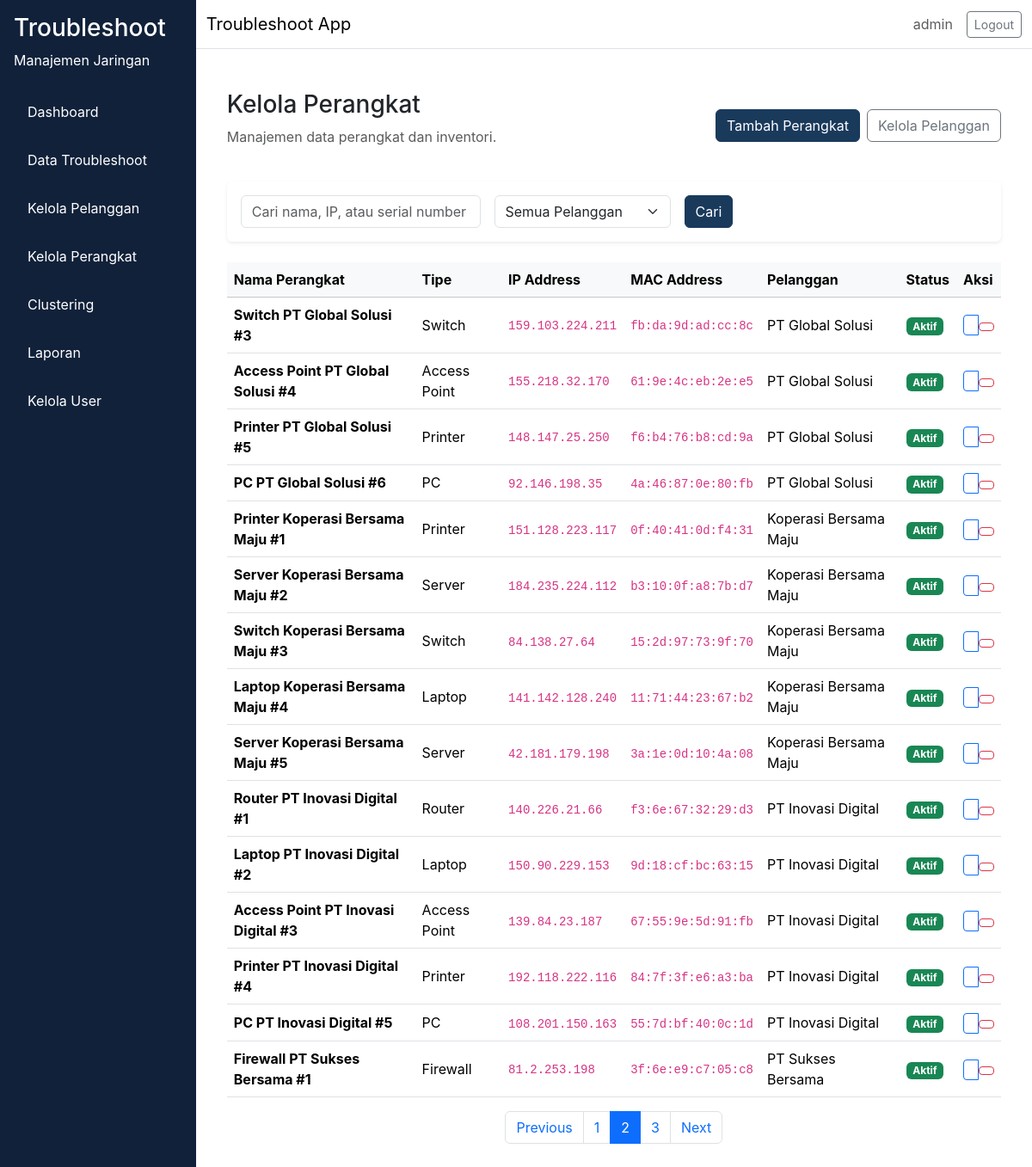
Page /pelanggan/perangkat?page=2&search=&pelanggan= (signed in) on the committed database.
### app/models/user.py (models this page shows, shortened)
class User(db.Model, UserMixin):
    __tablename__ = "user"
    id = db.Column(db.Integer, primary_key=True)
    username = db.Column(db.String(64), unique=True, nullable=False)
    email = db.Column(db.String(120), unique=True, nullable=False)
    password_hash = db.Column(db.String(256), nullable=False)
    role = db.Column(db.Enum(RoleEnum), nullable=False, default=RoleEnum.teknisi)
    created_at = db.Column(db.DateTime, server_default=db.func.now(), nullable=False)
    is_active = db.Column(db.Boolean, default=True, nullable=False)

### app/models/perangkat.py (models this page shows, shortened)
class Perangkat(db.Model):
    __tablename__ = "perangkat"
    id = db.Column(db.Integer, primary_key=True)
    nama = db.Column(db.String(150), nullable=False)
    ip_address = db.Column(db.String(50), nullable=True)
    mac_address = db.Column(db.String(50), nullable=True)
    location_code = db.Column(db.String(50), nullable=True)
    tipe = db.Column(db.String(100), nullable=False)  # PC, Laptop, Printer, Server, etc
    serial_number = db.Column(db.String(100), nullable=True)
    status = db.Column(db.String(50), nullable=False, default="Aktif")  # Aktif, Nonaktif, Service
    keterangan = db.Column(db.Text, nullable=True)
    pelanggan_id = db.Column(db.Integer, db.ForeignKey("pelanggan.id"), nullable=False)
    created_at = db.Column(db.DateTime, server_default=db.func.now(), nullable=False)
    updated_at = db.Column(db.DateTime, server_default=db.func.now(), onupdate=db.func.now(), nullable=False)
    troubleshoots = db.relationship("Troubleshoot", backref="perangkat_ref", lazy="dynamic")

### app/models/pelanggan.py (models this page shows, shortened)
class Pelanggan(db.Model):
    __tablename__ = "pelanggan"
    id = db.Column(db.Integer, primary_key=True)
    nama = db.Column(db.String(150), nullable=False, unique=True)
    kontak = db.Column(db.String(20), nullable=False)
    email = db.Column(db.String(120), nullable=True)
    lokasi = db.Column(db.String(255), nullable=False)
    departemen = db.Column(db.String(100), nullable=True)
    alamat = db.Column(db.Text, nullable=True)
    created_at = db.Column(db.DateTime, server_default=db.func.now(), nullable=False)
    updated_at = db.Column(db.DateTime, server_default=db.func.now(), onupdate=db.func.now(), nullable=False)
    perangkats = db.relationship("Perangkat", backref="pelanggan", lazy="dynamic", cascade="all, delete-orphan")
    troubleshoots = db.relationship("Troubleshoot", backref="pelanggan_ref", lazy="dynamic", cascade="all, delete-orphan")

### app/routes/pelanggan.py (the view)
@pelanggan_bp.route("/perangkat")
def perangkat_index():
    page = request.args.get("page", 1, type=int)
    search = request.args.get("search", "", type=str).strip()
    pelanggan_filter = request.args.get("pelanggan", "", type=str)
    query = Perangkat.query
    if search:
        query = query.filter(
            Perangkat.nama.ilike(f"%{search}%") |
            Perangkat.ip_address.ilike(f"%{search}%") |
            Perangkat.serial_number.ilike(f"%{search}%")
        )
    if pelanggan_filter:
        query = query.filter_by(pelanggan_id=pelanggan_filter)
    pagination = query.order_by(Perangkat.created_at.desc()).paginate(page=page, per_page=15)
    pelanggan_list = Pelanggan.query.all()
    return render_template(
        "pelanggan/perangkat_index.html",
        pagination=pagination,
        search=search,
        pelanggan_filter=pelanggan_filter,
        pelanggan_list=pelanggan_list,
    )

### app/__init__.py (called while the page is built)
def load_user(user_id):
    return User.query.get(int(user_id))

### app/routes/pelanggan.py (called while the page is built)
@pelanggan_bp.before_request
@login_required
def check_admin_manajer():
    if current_user.role.value not in ["admin", "manajer"]:
        flash("Anda tidak memiliki akses ke halaman ini.", "danger")
        return redirect(url_for("troubleshoot.index"))

### app/templates/pelanggan/perangkat_index.html (shortened to what this page needs)
{% extends "base.html" %}
{% block content %}
<div class="container-fluid">
  <div class="d-flex flex-column flex-md-row align-items-md-center justify-content-between mb-4 gap-3">
    <div>
      <h1 class="h3">Kelola Perangkat</h1>
      <p class="text-muted">Manajemen data perangkat dan inventori.</p>
    </div>
    <div class="d-flex gap-2">
      <a href="{{ url_for('pelanggan.perangkat_tambah') }}" class="btn btn-primary">Tambah Perangkat</a>
      <a href="{{ url_for('pelanggan.index') }}" class="btn btn-outline-secondary">Kelola Pelanggan</a>
    </div>
  </div>
  <div class="card shadow-sm p-3 mb-4">
    <form method="GET" class="row g-3 align-items-center">
      <div class="col-md-4">
        <input type="text" name="search" class="form-control" placeholder="Cari nama, IP, atau serial number" value="{{ search }}">
      </div>
      <div class="col-md-3">
        <select class="form-select" name="pelanggan">
          <option value="">Semua Pelanggan</option>
        </select>
      </div>
      <div class="col-md-auto">
        <button type="submit" class="btn btn-primary">Cari</button>
      </div>
    </form>
  </div>
  <div class="table-responsive">
    <table class="table table-hover align-middle">
      <thead class="table-light">
        <tr>
          <th>Nama Perangkat</th>
          <th>Tipe</th>
          <th>IP Address</th>
          <th>MAC Address</th>
          <th>Pelanggan</th>
          <th>Status</th>
          <th>Aksi</th>
        </tr>
      </thead>
      <tbody>
        {% if pagination.items %}
          {% for item in pagination.items %}
          <tr>
            <td><strong>{{ item.nama }}</strong></td>
            <td>{{ item.tipe }}</td>
            <td><code>{{ item.ip_address or '-' }}</code></td>
            <td><code>{{ item.mac_address or '-' }}</code></td>
            <td>{{ item.pelanggan.nama }}</td>
            <td>
              <span class="badge bg-{% if item.status == 'Aktif' %}success{% elif item.status == 'Nonaktif' %}danger{% else %}warning{% endif %}">
                {{ item.status }}
              </span>
            </td>
            <td>
              <div class="btn-group btn-group-sm" role="group">
                <a href="{{ url_for('pelanggan.perangkat_edit', id=item.id) }}" class="btn btn-outline-primary" title="Edit">
                </a>
                <form method="POST" action="{{ url_for('pelanggan.perangkat_hapus', id=item.id) }}" onsubmit="return confirm('Hapus perangkat ini?');" style="display: inline;">
                  <button type="submit" class="btn btn-sm btn-outline-danger" title="Delete">
                  </button>
                </form>
              </div>
            </td>
          </tr>
          {% endfor %}
        {% else %}
          <tr>
            <td colspan="7" class="text-center text-muted py-4">Tidak ada data perangkat.</td>
          </tr>
        {% endif %}
      </tbody>
    </table>
  </div>
  {% if pagination.pages > 1 %}
  <nav aria-label="Page navigation">
    <ul class="pagination justify-content-center">
      {% if pagination.has_prev %}
      <li class="page-item">
        <a class="page-link" href="{{ url_for('pelanggan.perangkat_index', page=pagination.prev_num, search=search, pelanggan=pelanggan_filter) }}">Previous</a>
      </li>
      {% endif %}
      {% for page_num in pagination.iter_pages() %}
        {% if page_num %}
          {% if page_num == pagination.page %}
          <li class="page-item active"><span class="page-link">{{ page_num }}</span></li>
          {% else %}
          <li class="page-item"><a class="page-link" href="{{ url_for('pelanggan.perangkat_index', page=page_num, search=search, pelanggan=pelanggan_filter) }}">{{ page_num }}</a></li>
          {% endif %}
        {% endif %}
      {% endfor %}
      {% if pagination.has_next %}
      <li class="page-item">
        <a class="page-link" href="{{ url_for('pelanggan.perangkat_index', page=pagination.next_num, search=search, pelanggan=pelanggan_filter) }}">Next</a>
      </li>
      {% endif %}
    </ul>
  </nav>
  {% endif %}
</div>
{% endblock %}

### app/templates/base.html (shortened to what this page needs)
<!doctype html>
<html lang="en">
  <head>
    <link href="https://cdn.jsdelivr.net/npm/bootstrap@5.3.2/dist/css/bootstrap.min.css" rel="stylesheet">
    <link rel="stylesheet" href="{{ url_for('static', filename='css/style.css') }}">
  </head>
  <body>
    <div class="d-flex min-vh-100 bg-light">
      {% if current_user.is_authenticated %}
      <nav class="sidebar p-3">
        <div class="sidebar-header mb-4 text-white">
          <h3>Troubleshoot</h3>
          <p>Manajemen Jaringan</p>
        </div>
        <ul class="nav flex-column">
          <li class="nav-item mb-2">
            <a class="nav-link text-white" href="{{ url_for('dashboard.index') }}">Dashboard</a>
          </li>
          {% if current_user.role.value == 'teknisi' %}
            <li class="nav-item mb-2">
              <a class="nav-link text-white" href="{{ url_for('troubleshoot.my_tasks') }}">Task Saya</a>
            </li>
          {% else %}
            <li class="nav-item mb-2">
              <a class="nav-link text-white" href="{{ url_for('troubleshoot.index') }}">Data Troubleshoot</a>
            </li>
            <li class="nav-item mb-2">
              <a class="nav-link text-white" href="{{ url_for('pelanggan.index') }}">Kelola Pelanggan</a>
            </li>
            <li class="nav-item mb-2">
              <a class="nav-link text-white" href="{{ url_for('pelanggan.perangkat_index') }}">Kelola Perangkat</a>
            </li>
            {% if current_user.role.value in ['admin', 'manajer'] %}
            <li class="nav-item mb-2">
              <a class="nav-link text-white" href="{{ url_for('clustering.index') }}">Clustering</a>
            </li>
            {% endif %}
            <li class="nav-item mb-2">
              <a class="nav-link text-white" href="{{ url_for('laporan.index') }}">Laporan</a>
            </li>
          {% endif %}
          {% if current_user.role.value == 'admin' %}
          <li class="nav-item mb-2">
            <a class="nav-link text-white" href="{{ url_for('admin.users') }}">Kelola User</a>
          </li>
          {% endif %}
        </ul>
      </nav>
      {% endif %}
      <div class="flex-grow-1 d-flex flex-column">
        <nav class="navbar navbar-expand-lg navbar-light bg-white border-bottom">
          <div class="container-fluid">
            <div class="navbar-brand mb-0">Troubleshoot App</div>
            <div class="d-flex align-items-center gap-3">
              {% if current_user.is_authenticated %}
              <span class="text-muted">{{ current_user.username }}</span>
              <a class="btn btn-outline-secondary btn-sm" href="{{ url_for('auth.logout') }}">Logout</a>
              {% endif %}
            </div>
          </div>
        </nav>
        <main class="flex-grow-1 p-4 bg-white">
          {% block content %}
          {% endblock %}
        </main>
      </div>
    </div>
  </body>
</html>

### app/static/css/style.css (style rules this page uses)
:root { --primary-color: #1a3a5c; --sidebar-bg: #11213a; --content-bg: #f8f9fa; }
body { margin: 0; font-family: Inter, system-ui, -apple-system, BlinkMacSystemFont, "Segoe UI", sans-serif; background-color: var(--content-bg); }
.sidebar { width: 250px; min-height: 100vh; background-color: var(--sidebar-bg); color: #ffffff; }
.sidebar-header h3, .sidebar-header p, .sidebar .nav-link { color: #ffffff; }
.sidebar .nav-link { padding: 0.75rem 1rem; border-radius: 0.5rem; }
main { background-color: #ffffff; }
.card { border: none; }
.btn-primary { background-color: var(--primary-color); border-color: var(--primary-color); }

### rows in the picture
User: username "admin"
Perangkat: nama "Switch PT Global Solusi #3", tipe "Switch", ip_address "159.103.224.211", mac_address "fb:da:9d:ad:cc:8c", pelanggan.nama "PT Global Solusi", status "Aktif"
Perangkat: nama "Access Point PT Global Solusi #4", tipe "Access Point", ip_address "155.218.32.170", mac_address "61:9e:4c:eb:2e:e5", pelanggan.nama "PT Global Solusi", status "Aktif"
Perangkat: nama "Printer PT Global Solusi #5", tipe "Printer", ip_address "148.147.25.250", mac_address "f6:b4:76:b8:cd:9a", pelanggan.nama "PT Global Solusi", status "Aktif"
Perangkat: nama "PC PT Global Solusi #6", tipe "PC", ip_address "92.146.198.35", mac_address "4a:46:87:0e:80:fb", pelanggan.nama "PT Global Solusi", status "Aktif"
Perangkat: nama "Printer Koperasi Bersama Maju #1", tipe "Printer", ip_address "151.128.223.117", mac_address "0f:40:41:0d:f4:31", pelanggan.nama "Koperasi Bersama Maju", status "Aktif"
Perangkat: nama "Server Koperasi Bersama Maju #2", tipe "Server", ip_address "184.235.224.112", mac_address "b3:10:0f:a8:7b:d7", pelanggan.nama "Koperasi Bersama Maju", status "Aktif"
Perangkat: nama "Switch Koperasi Bersama Maju #3", tipe "Switch", ip_address "84.138.27.64", mac_address "15:2d:97:73:9f:70", pelanggan.nama "Koperasi Bersama Maju", status "Aktif"
Perangkat: nama "Laptop Koperasi Bersama Maju #4", tipe "Laptop", ip_address "141.142.128.240", mac_address "11:71:44:23:67:b2", pelanggan.nama "Koperasi Bersama Maju", status "Aktif"
Perangkat: nama "Server Koperasi Bersama Maju #5", tipe "Server", ip_address "42.181.179.198", mac_address "3a:1e:0d:10:4a:08", pelanggan.nama "Koperasi Bersama Maju", status "Aktif"
Perangkat: nama "Router PT Inovasi Digital #1", tipe "Router", ip_address "140.226.21.66", mac_address "f3:6e:67:32:29:d3", pelanggan.nama "PT Inovasi Digital", status "Aktif"
Perangkat: nama "Laptop PT Inovasi Digital #2", tipe "Laptop", ip_address "150.90.229.153", mac_address "9d:18:cf:bc:63:15", pelanggan.nama "PT Inovasi Digital", status "Aktif"
Perangkat: nama "Access Point PT Inovasi Digital #3", tipe "Access Point", ip_address "139.84.23.187", mac_address "67:55:9e:5d:91:fb", pelanggan.nama "PT Inovasi Digital", status "Aktif"
Perangkat: nama "Printer PT Inovasi Digital #4", tipe "Printer", ip_address "192.118.222.116", mac_address "84:7f:3f:e6:a3:ba", pelanggan.nama "PT Inovasi Digital", status "Aktif"
Perangkat: nama "PC PT Inovasi Digital #5", tipe "PC", ip_address "108.201.150.163", mac_address "55:7d:bf:40:0c:1d", pelanggan.nama "PT Inovasi Digital", status "Aktif"
Perangkat: nama "Firewall PT Sukses Bersama #1", tipe "Firewall", ip_address "81.2.253.198", mac_address "3f:6e:e9:c7:05:c8", pelanggan.nama "PT Sukses Bersama", status "Aktif"

### other values in the picture
{{ page_num }} "1" "3"
{{ page_num }} "2"
